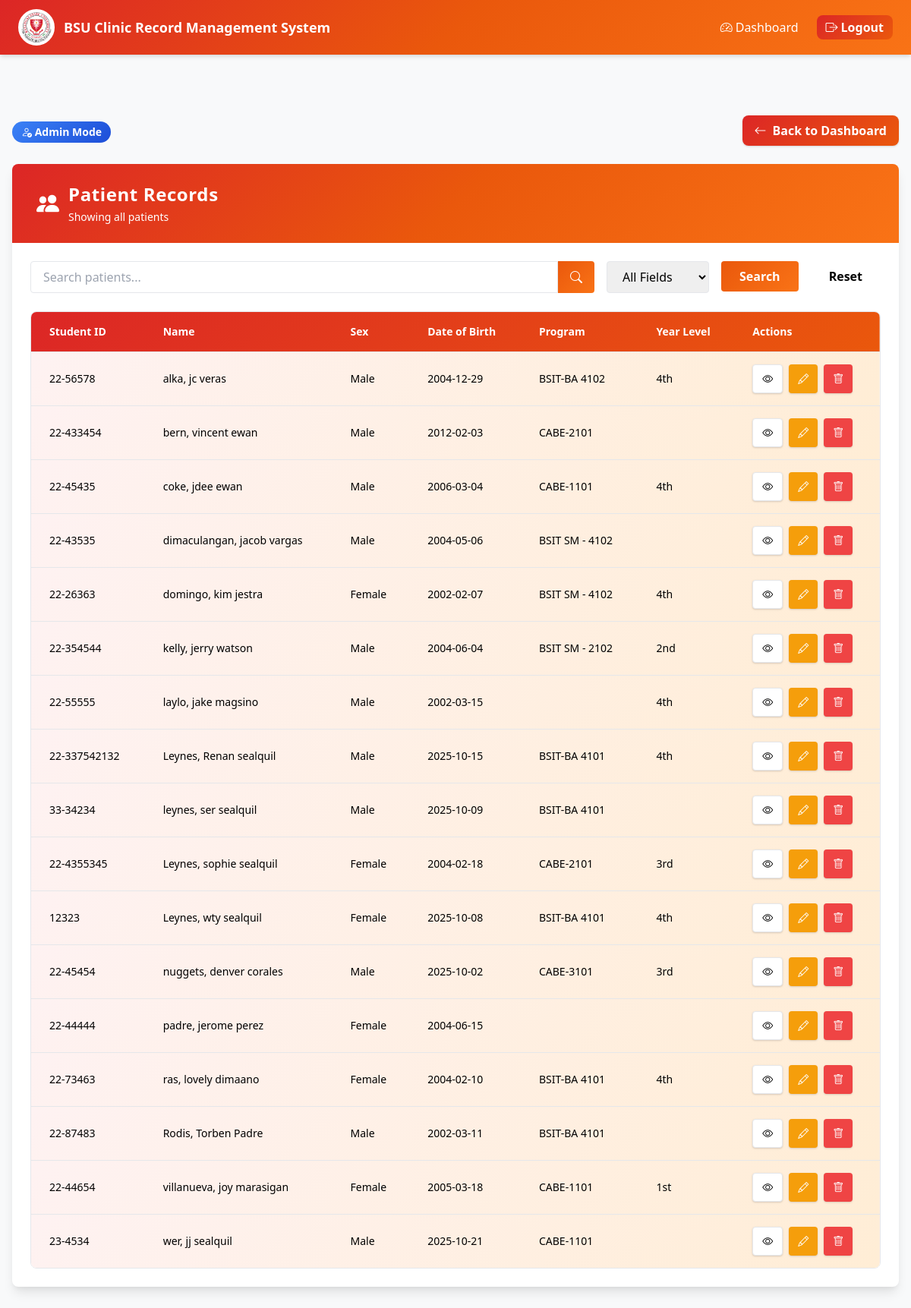
Page /modules/records/patients.php (signed in) on the committed database.
### tables this page shows
CREATE TABLE `patients` (
  `id` int(11) NOT NULL,
  `student_id` varchar(20) DEFAULT NULL,
  `first_name` varchar(50) NOT NULL,
  `middle_name` varchar(50) DEFAULT NULL,
  `last_name` varchar(50) NOT NULL,
  `date_of_birth` date NOT NULL,
  `sex` enum('Male','Female') NOT NULL,
  `contact_number` varchar(20) DEFAULT NULL,
  `address` text DEFAULT NULL,
  `program` varchar(100) DEFAULT NULL,
  `year_level` varchar(20) DEFAULT NULL,
  `qr_code` varchar(255) DEFAULT NULL,
  `created_at` timestamp NOT NULL DEFAULT current_timestamp()
);

### modules/records/patients.php (the view, shortened to what this page needs)
<?php
include '../../config/database.php';
$dashboard_url = '../../dashboard.php';
$user_role = $_SESSION['role'] ?? 'user';
$search = isset($_GET['search']) ? $_GET['search'] : '';
$search_field = isset($_GET['search_field']) ? $_GET['search_field'] : 'all';
$query = "SELECT DISTINCT p.* FROM patients p WHERE 1=1";
$query .= " ORDER BY p.last_name, p.first_name";
$stmt = $conn->prepare($query);
$stmt->execute();
$result = $stmt->get_result();
$patients = [];
while ($row = $result->fetch_assoc()) {
    $patients[] = $row;
}
?>
<!DOCTYPE html>
<html lang="en">
<head>
    <link rel="stylesheet" href="https://cdn.jsdelivr.net/npm/tailwindcss@2.2.19/dist/tailwind.min.css">
    <link rel="stylesheet" href="../../assets/css/style.css">
    <link rel="stylesheet" href="https://cdn.jsdelivr.net/npm/bootstrap-icons@1.10.0/font/bootstrap-icons.css">
</head>
<body class="bg-gradient-to-br from-orange-50 to-red-50">
    <header class="red-orange-gradient text-white shadow-md sticky top-0 z-50">
        <div class="max-w-7xl mx-auto flex items-center justify-between px-6 py-3">
            <div class="flex items-center gap-3">
                <img src="../../assets/css/images/logo-bsu.png" alt="BSU Logo" class="w-12 h-12 rounded-full object-cover border-4 border-white bg-white">
                <h1 class="text-lg font-bold">BSU Clinic Record Management System</h1>
            </div>
            <nav class="flex items-center gap-6">
                <a href="<?php echo $dashboard_url; ?>" class="hover:text-yellow-200 flex items-center gap-1">
                    <i class="bi bi-speedometer2"></i> Dashboard
                </a>
                <a href="../../logout.php" class="red-orange-gradient-button text-white px-3 py-1 rounded-lg font-semibold hover:shadow-lg flex items-center gap-1">
                    <i class="bi bi-box-arrow-right"></i> Logout
                </a>
            </nav>
        </div>
    </header>
    <div class="max-w-7xl mx-auto px-4 py-8 pt-20">
        <div class="mb-6 flex justify-between items-center">
            <div>
                <span class="px-3 py-1 rounded-full text-sm font-semibold mt-1 inline-block role-badge role-badge-<?= $user_role ?>">
                    <i class="bi bi-person-check"></i> <?= ucfirst($user_role) ?> Mode
                </span>
            </div>
            <a href="<?php echo $dashboard_url; ?>" class="inline-flex items-center gap-2 red-orange-gradient-button text-white font-semibold px-4 py-2 rounded-lg shadow hover:shadow-lg transition-all">
                <i class="bi bi-arrow-left"></i> Back to Dashboard
            </a>
        </div>
        <div class="bg-white shadow-lg rounded-lg overflow-hidden">
            <div class="flex flex-col sm:flex-row justify-between items-center gap-4 red-orange-gradient text-white px-8 py-6">
                <div class="flex items-center gap-3">
                    <i class="bi bi-people-fill text-3xl"></i>
                    <div>
                        <span class="text-2xl font-bold tracking-wide">Patient Records</span>
                        <p class="text-orange-100 text-sm mt-1">
                            <?php
                            if ($user_role === 'doctor') {
                                echo "Showing patients with medical examinations only";
                            } elseif ($user_role === 'dentist') {
                                echo "Showing patients with dental examinations only";
                            } else {
                                echo "Showing all patients";
                            }
                            ?>
                        </p>
                    </div>
                </div>
            </div>
            <div class="px-6 py-6">
                <form method="GET" action="<?php echo htmlspecialchars($_SERVER["PHP_SELF"]); ?>" class="mb-6">
                    <div class="flex flex-col md:flex-row gap-4">
                        <div class="flex-1">
                            <div class="flex">
                                <input type="text" name="search" placeholder="Search patients..." value="<?php echo htmlspecialchars($search); ?>"
                                       class="w-full rounded-l border border-orange-300 px-4 py-2 focus:outline-none focus:ring-2 focus:ring-orange-500 focus:border-orange-500">
                                <button type="submit" class="search-button text-white px-4 py-2 rounded-r hover:shadow transition-all">
                                    <i class="bi bi-search"></i>
                                </button>
                            </div>
                        </div>
                        <div>
                            <select name="search_field" class="w-full rounded border border-orange-300 px-4 py-2 focus:outline-none focus:ring-2 focus:ring-orange-500 focus:border-orange-500">
                                <option value="all" <?php echo $search_field == 'all' ? 'selected' : ''; ?>>All Fields</option>
                            </select>
                        </div>
                        <div>
                            <button type="submit" class="w-full search-button text-white px-6 py-2 rounded hover:shadow transition-all font-semibold">
                                Search
                            </button>
                        </div>
                        <div>
                            <a href="<?php echo htmlspecialchars($_SERVER["PHP_SELF"]); ?>"
                               class="w-full block bg-orange-200 text-orange-800 px-6 py-2 rounded hover:bg-orange-300 transition-all font-semibold text-center">
                                Reset
                            </a>
                        </div>
                    </div>
                </form>
                <div class="overflow-x-auto rounded-lg border border-orange-200">
                    <table class="min-w-full divide-y divide-orange-200">
                        <thead class="red-orange-table-header text-white">
                            <tr>
                                <th class="px-6 py-4 text-left text-sm font-semibold">Student ID</th>
                                <th class="px-6 py-4 text-left text-sm font-semibold">Name</th>
                                <th class="px-6 py-4 text-left text-sm font-semibold">Sex</th>
                                <th class="px-6 py-4 text-left text-sm font-semibold">Date of Birth</th>
                                <th class="px-6 py-4 text-left text-sm font-semibold">Program</th>
                                <th class="px-6 py-4 text-left text-sm font-semibold">Year Level</th>
                                <th class="px-6 py-4 text-left text-sm font-semibold">Actions</th>
                            </tr>
                        </thead>
                        <tbody class="bg-white divide-y divide-orange-100">
                            <?php if (count($patients) > 0): ?>
                                <?php foreach ($patients as $patient): ?>
                                    <tr class="red-orange-table-row hover:shadow-lg transition-all duration-200">
                                        <td class="px-6 py-4 text-sm text-orange-900 font-medium"><?php echo htmlspecialchars($patient['student_id']); ?></td>
                                        <td class="px-6 py-4 text-sm text-orange-900">
                                            <?php
                                            echo htmlspecialchars($patient['last_name']) . ', ' .
                                                 htmlspecialchars($patient['first_name']) . ' ' .
                                                 htmlspecialchars($patient['middle_name']);
                                            ?>
                                        </td>
                                        <td class="px-6 py-4 text-sm text-orange-900"><?php echo htmlspecialchars($patient['sex']); ?></td>
                                        <td class="px-6 py-4 text-sm text-orange-900"><?php echo htmlspecialchars($patient['date_of_birth']); ?></td>
                                        <td class="px-6 py-4 text-sm text-orange-900"><?php echo htmlspecialchars($patient['program']); ?></td>
                                        <td class="px-6 py-4 text-sm text-orange-900"><?php echo htmlspecialchars($patient['year_level']); ?></td>
                                        <td class="px-6 py-4 text-sm">
                                            <div class="flex gap-2">
                                                <a href="view_patient.php?id=<?php echo $patient['id']; ?>"
                                                   class="inline-flex items-center justify-center bg-white text-orange-500 border border-orange-300 rounded px-3 py-2 text-sm hover:bg-orange-50 transition-all shadow"
                                                   title="View">
                                                    <i class="bi bi-eye"></i>
                                                </a>
                                                <a href="edit_patient.php?id=<?php echo $patient['id']; ?>"
                                                   class="inline-flex items-center justify-center bg-yellow-500 text-white rounded px-3 py-2 text-sm hover:bg-yellow-600 transition-all shadow"
                                                   title="Edit">
                                                    <i class="bi bi-pencil"></i>
                                                </a>
                                                <?php if (in_array($user_role, ['nurse', 'staff', 'admin', 'doctor', 'dentist'])): ?>
                                                    <a href="#"
                                                       class="inline-flex items-center justify-center bg-red-500 text-white rounded px-3 py-2 text-sm hover:bg-red-600 transition-all shadow"
                                                       title="Delete"
                                                       onclick="confirmDelete(<?php echo $patient['id']; ?>, '<?php echo $patient['first_name'] . ' ' . $patient['last_name']; ?>')">
                                                        <i class="bi bi-trash"></i>
                                                    </a>
                                                <?php endif; ?>
                                            </div>
                                        </td>
                                    </tr>
                                <?php endforeach; ?>
                            <?php endif; ?>
                        </tbody>
                    </table>
                </div>
            </div>
        </div>
    </div>
</body>
</html>

### assets/css/style.css (style rules this page uses)
:root { --bsu-primary: #800000; --bsu-secondary: #FFD700; }
body { background-color: #f8f9fa; font-family: 'Segoe UI', Tahoma, Geneva, Verdana, sans-serif; }

### modules/records/patients.php (style rules this page uses)
.red-orange-gradient { background: linear-gradient(135deg, #dc2626, #ea580c, #f97316); }
.red-orange-gradient-button { background: linear-gradient(135deg, #dc2626, #ea580c); }
.red-orange-table-header { background: linear-gradient(135deg, #dc2626, #ea580c); }
.red-orange-table-row { background: linear-gradient(135deg, #fef2f2, #ffedd5); }
.search-button { background: linear-gradient(135deg, #ea580c, #f97316); }
.role-badge { background: linear-gradient(135deg, #3b82f6, #1d4ed8); color: white; }

### rows in the picture
patients: student "22-56578", last_name "alka", first_name "jc", middle_name "veras", sex "Male", date_of_birth "2004-12-29", program "BSIT-BA 4102", year_level "4th"
patients: student "22-433454", last_name "bern", first_name "vincent", middle_name "ewan", sex "Male", date_of_birth "2012-02-03", program "CABE-2101"
patients: student "22-45435", last_name "coke", first_name "jdee", middle_name "ewan", sex "Male", date_of_birth "2006-03-04", program "CABE-1101", year_level "4th"
patients: student "22-43535", last_name "dimaculangan", first_name "jacob", middle_name "vargas", sex "Male", date_of_birth "2004-05-06", program "BSIT SM - 4102"
patients: student "22-26363", last_name "domingo", first_name "kim", middle_name "jestra", sex "Female", date_of_birth "2002-02-07", program "BSIT SM - 4102", year_level "4th"
patients: student "22-354544", last_name "kelly", first_name "jerry", middle_name "watson", sex "Male", date_of_birth "2004-06-04", program "BSIT SM - 2102", year_level "2nd"
patients: student "22-55555", last_name "laylo", first_name "jake", middle_name "magsino", sex "Male", date_of_birth "2002-03-15", year_level "4th"
patients: student "22-337542132", last_name "Leynes", first_name "Renan", middle_name "sealquil", sex "Male", date_of_birth "2025-10-15", program "BSIT-BA 4101", year_level "4th"
patients: student "33-34234", last_name "leynes", first_name "ser", middle_name "sealquil", sex "Male", date_of_birth "2025-10-09", program "BSIT-BA 4101"
patients: student "22-4355345", last_name "Leynes", first_name "sophie", middle_name "sealquil", sex "Female", date_of_birth "2004-02-18", program "CABE-2101", year_level "3rd"
patients: student "12323", last_name "Leynes", first_name "wty", middle_name "sealquil", sex "Female", date_of_birth "2025-10-08", program "BSIT-BA 4101", year_level "4th"
patients: student "22-45454", last_name "nuggets", first_name "denver", middle_name "corales", sex "Male", date_of_birth "2025-10-02", program "CABE-3101", year_level "3rd"
patients: student "22-44444", last_name "padre", first_name "jerome", middle_name "perez", sex "Female", date_of_birth "2004-06-15"
patients: student "22-73463", last_name "ras", first_name "lovely", middle_name "dimaano", sex "Female", date_of_birth "2004-02-10", program "BSIT-BA 4101", year_level "4th"
patients: student "22-87483", last_name "Rodis", first_name "Torben", middle_name "Padre", sex "Male", date_of_birth "2002-03-11", program "BSIT-BA 4101"
patients: student "22-44654", last_name "villanueva", first_name "joy", middle_name "marasigan", sex "Female", date_of_birth "2005-03-18", program "CABE-1101", year_level "1st"
patients: student "23-4534", last_name "wer", first_name "jj", middle_name "sealquil", sex "Male", date_of_birth "2025-10-21", program "CABE-1101"

### other values in the picture
$user_role "Admin"
